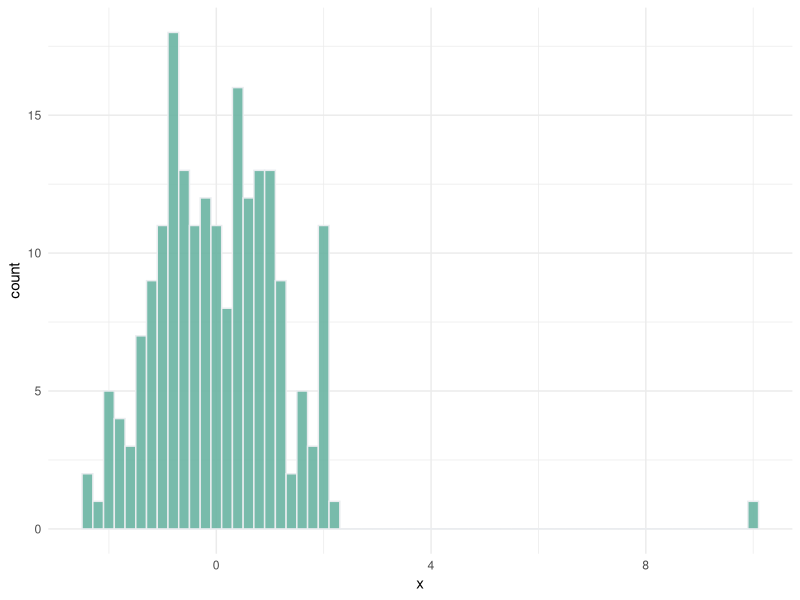

Generate this figure with R:
## ---- chunk 1
#| echo: false
#| fig-cap: "Example of a distribution with an outlier."
set.seed(2)
x <- data.frame(x = c(rnorm(200), 10))
library(ggplot2)
ggplot(x, aes(x=x)) + 
  geom_histogram(binwidth=0.2, fill="#69b3a2", color="#e9ecef", alpha=0.9) +
  theme_minimal()
